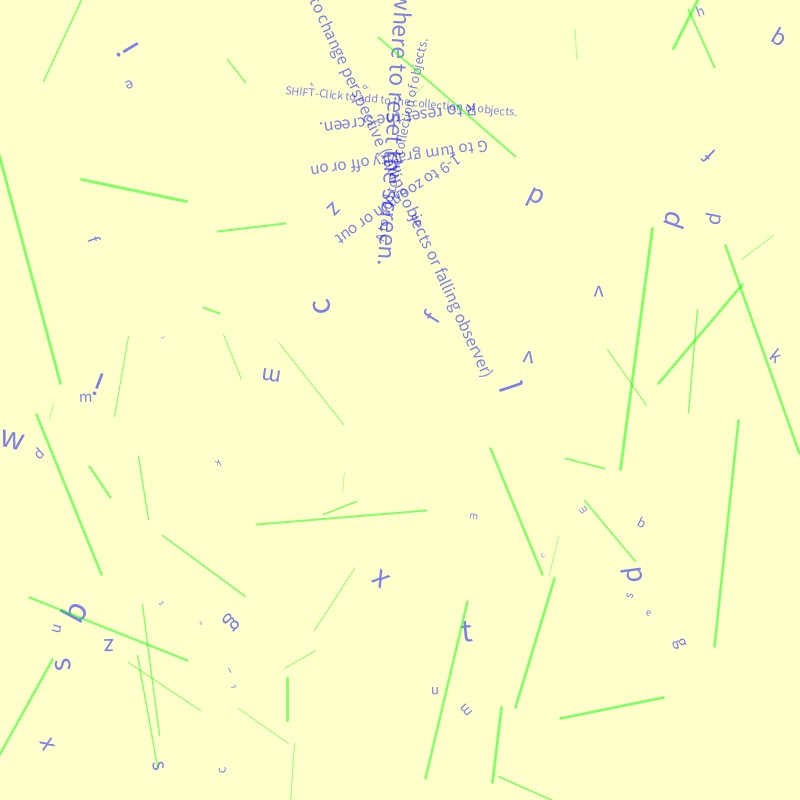
Frame 1 (no input)
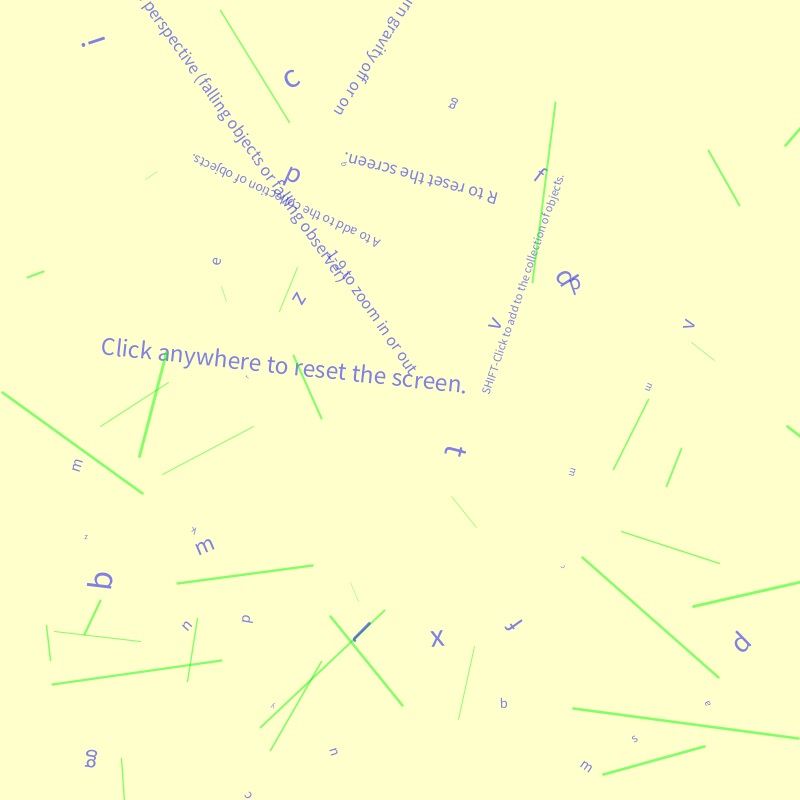
Frame 60 (the mouse pressed at the canvas centre just before this capture)
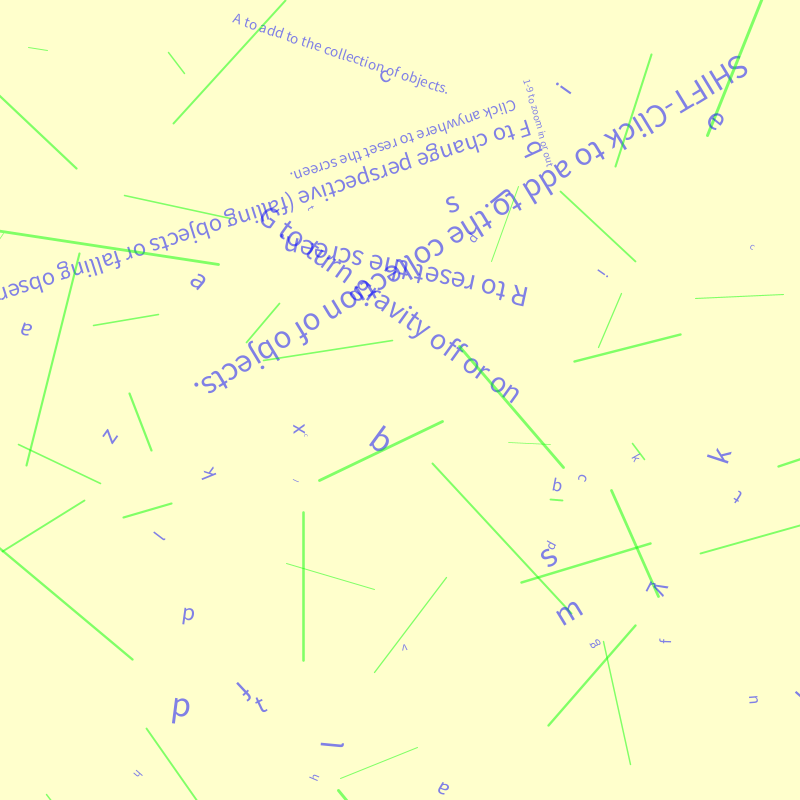
Frame 120 (the mouse held since frame 60 and released just before this capture)

The Processing sketch that drew these frames (run headless with seeded random() and noise(); from frame 60 on, the mouse is pressed at the canvas centre):

// Processing sketch: processing_139056
// ── processing_139056.pde

final color BACKGROUND_COLOR = #FFFFCC;

class Phasor
{
  float magnitude = 0.0;
  float direction = 0.0;
  
  void print() {
    println(nfs(magnitude,4,1) + "<" + nfs(direction*180.0/PI,4,1)
        + "  (" + nfs(getX(),4,1) + "," + nfs(getY(),4,1) + ")");
  }
  
  Phasor() {}
  
  Phasor(float magnitude, float direction) {
    this.magnitude = magnitude;
    this.direction = direction;
  }

  float getX() {
    return magnitude * cos(direction);
  }

  float getY() {
    return magnitude * sin(direction);
  }

  void setXY(float x, float y) {
    magnitude = sqrt(x*x + y*y);
    direction = atan(y/x);
    
    if (x < 0.0) {
       direction += PI;
    } else if (y < 0.0) {
      direction += TWO_PI;
    }
  }

  void setMagDir(float magnitude, float direction) {
    this.magnitude = magnitude;
    this.direction = direction;
  }

  void add(Phasor rhs) {
    setXY(
    this.getX() + rhs.getX(), 
    this.getY() + rhs.getY());
  }
  
  void clear() {
    magnitude = 0.0;
    direction = 0.0;
  }
}

class Object
{
  float size = 1.0;
  float rotation = 0.0;
  float posX = 0.0;
  float posY = 0.0;
  Phasor linearVelocity = new Phasor();
  Phasor dampedLinearAcceleration = new Phasor();
  Phasor undampedLinearAcceleration = new Phasor();
  float angularVelocity;
  float angularAcceleration;
  float randomness = 0.0;

  void randomize()
  {
    size = random(0.5, 3.0);
    rotation = random(0.0, TWO_PI);
    posX = random(0.0, width);
    posY = random(0.0, height);

    linearVelocity.setMagDir(random(0.0, 5.0), random(0.0, TWO_PI));
    dampedLinearAcceleration.setMagDir(random(0.0, 0.1), random(0.0, TWO_PI));
    angularVelocity = random(0.0, TWO_PI/20);
    angularAcceleration = random(-0.01, 0.01);
  }

  void draw()
  {
    pushMatrix();
    translate(posX, posY);
    rotate(rotation);
    scale(size);
    doDraw();
    popMatrix();
  }

  void doDraw() {
  }

  void increment() {
//    println("(" + nfs(posX,4,1) + "," + nfs(posY,4,1) + ") + "
//        + nfs(linearVelocity.magnitude,4,1) + "<" + nfs(linearVelocity.direction*180.0/PI,4,1)
//        + "  (" 
//        + nfs(linearVelocity.getX(),4,1) + "," + nfs(linearVelocity.getY(),4,1) + ")");
    posX += linearVelocity.getX();
    posY += linearVelocity.getY();
    linearVelocity.add(dampedLinearAcceleration);
    dampedLinearAcceleration.magnitude /= 1.2;
    linearVelocity.add(undampedLinearAcceleration);
    rotation += angularVelocity;
    angularVelocity += angularAcceleration;
    angularVelocity /= 1.2;
  }
}

final char[] LETTERS = {
  'a', 'b', 'c', 'd', 'e', 'f', 'g', 'h', 'i', 'j', 'k', 'l', 'm',
  'n', 'o', 'p', 'q', 'r', 's', 't', 'u', 'v', 'w', 'x', 'y', 'z'
};
final int LETTER_COUNT = 26;
class Letter extends Object
{
  char value;

  void randomize()
  {
    super.randomize();
    value = LETTERS[int(random(0, LETTER_COUNT))];
  }

  void draw()
  {
    super.draw();
  }

  void doDraw()
  {
    textAlign(CENTER, CENTER);
    text(value, 0, 0);
  }
}


class Text extends Object
{
  String value;
  
  Text() {}
  
  Text(String value) {
    this.value = value;
  }

  void randomize()
  {
    super.randomize();
  }

  void draw()
  {
    super.draw();
  }

  void doDraw()
  {
    textAlign(CENTER, CENTER);
    text(value, 0, 0);
  }
}


class Line extends Object
{
  float startX = 0.0;
  float startY = 0.0;
  float endX = 0.0;
  float endY = 0.0;
  float thickness = 1.0;

  Line() {
  }

  Line(float startX, float startY, float endX, float endY)
  {
    this.startX = startX;
    this.startY = startY;
    this.endX = endX;
    this.endY = endY;
    this.thickness = thickness;
  }

  void randomize()
  {
    super.randomize();
    startX = random(-50, 50);
    startY = random(-50, 50);
    endX = random(-50, 50);
    endY = random(-50, 50);
  }


  void draw()
  {
    super.draw();
  }

  void doDraw()
  {
    line(startX, startY, endX, endY);
  }
}

ArrayList<Object> objects = new ArrayList<Object>();
final float SCREEN_HEIGHT_IN_METERS = 10;
final float TIME_PER_FRAME_IN_MSEC = 50;
final float G_EARTH_IN_METERS_PER_SECOND = 9.8;
float gInPixelsPerFrame = 0.0;

class GravitationalAcceleration
{
  float asPixelsPerFrame = 0.0;
  float asMetersPerSecond = 0.0;
  float screenHeightInMeters = 0.0;
  float timePerFrameInMsec = 0.0;
  
  GravitationalAcceleration(float screenHeightInMeters, float timePerFrameInMsec) {
    this.screenHeightInMeters = screenHeightInMeters;
    this.timePerFrameInMsec = timePerFrameInMsec;
  }
  
  void setInMetersPerSecond(float gInMetersPerSecond) {
    asMetersPerSecond = gInMetersPerSecond;
    asPixelsPerFrame = asMetersPerSecond * height / screenHeightInMeters / timePerFrameInMsec / 1000.0;
  }
  
  void setScreenHeightInMeters(float screenHeightInMeters) {
    this.screenHeightInMeters = screenHeightInMeters;
    setInMetersPerSecond(asMetersPerSecond);
  }

  void setTimePerFrameInMsec(float timePerFrameInMsec) {
    this.timePerFrameInMsec = timePerFrameInMsec;
    setInMetersPerSecond(asMetersPerSecond);
  }
  
}

GravitationalAcceleration g;
boolean gravityOn = true;
boolean observerIsFalling = false;
float zoomLevel = 9.0;

void setup()
{
  size(800, 800);
  background(BACKGROUND_COLOR);
  fill(#0000FF, 127);
  stroke(#00FF00, 127);

  randomize(true);  
  frameRate(24);
  
  g = new GravitationalAcceleration(zoomLevel * SCREEN_HEIGHT_IN_METERS, TIME_PER_FRAME_IN_MSEC);
  g.setInMetersPerSecond(G_EARTH_IN_METERS_PER_SECOND);
 
}


final String[] INSTRUCTIONS = {
  "Click anywhere to reset the screen.",
  "SHIFT-Click to add to the collection of objects.",
  "R to reset the screen.",
  "A to add to the collection of objects.",
  "G to turn gravity off or on",
  "F to change perspective (falling objects or falling observer)",
  "1-9 to zoom in or out",
};
final int INSTRUCTIONS_COUNT = 7;

void randomize(boolean clearFirst)
{
  if (clearFirst)
  {
    objects.clear();

    // Add the instructions
    for (int item = 0; item < INSTRUCTIONS_COUNT; ++item)
    {
      Text instructions = new Text();
      instructions.value = INSTRUCTIONS[item];
      instructions.randomize();
      // Don't want it to be totally random.  It should start at the top.
      instructions.posX = width/2.0;
      instructions.posY = height/10.0 + item*20;
      objects.add(instructions);
    }
  }
  
  for (int iter = 0; iter < 50; ++iter)
  {
    Letter letter = new Letter();
    letter.randomize();
    objects.add(letter);

    Line aLine = new Line();
    aLine.randomize();
    objects.add(aLine);
  }
  
}


void draw()
{
  background(BACKGROUND_COLOR);
  Phasor gravity = new Phasor(g.asPixelsPerFrame, observerIsFalling ? 3.0*PI/2.0 : PI/2.0);
  for (int item = 0; item < objects.size(); ++item)
  {
    Object object = objects.get(item);
    object.draw();
    object.increment();
    if (gravityOn) {
      object.undampedLinearAcceleration.add(gravity);
    } else {
      object.undampedLinearAcceleration.clear();
    }
    if (object.posY > 2*height) {
      object.posY -= 2*height;
    } else if (object.posY < -height) {
      object.posY += 2*height;
    }
  }
}


void keyPressed()
{
  if (key >= '1' && key <= '9') {
    zoomLevel = key - '1' + 1.0;
    g.setScreenHeightInMeters(zoomLevel * SCREEN_HEIGHT_IN_METERS);
  } else {
    switch (key)
    {
      case 'a':
        randomize(false);
        break;
      case 'r':
        randomize(true);
        break;
      case 'g':
        gravityOn = !gravityOn;
        break;
      case 'f':
        observerIsFalling = !observerIsFalling;
        break;
    }
  }
}


void mousePressed()
{
  boolean addTo = keyPressed && key == CODED && keyCode == SHIFT;
  randomize(!addTo);
}
